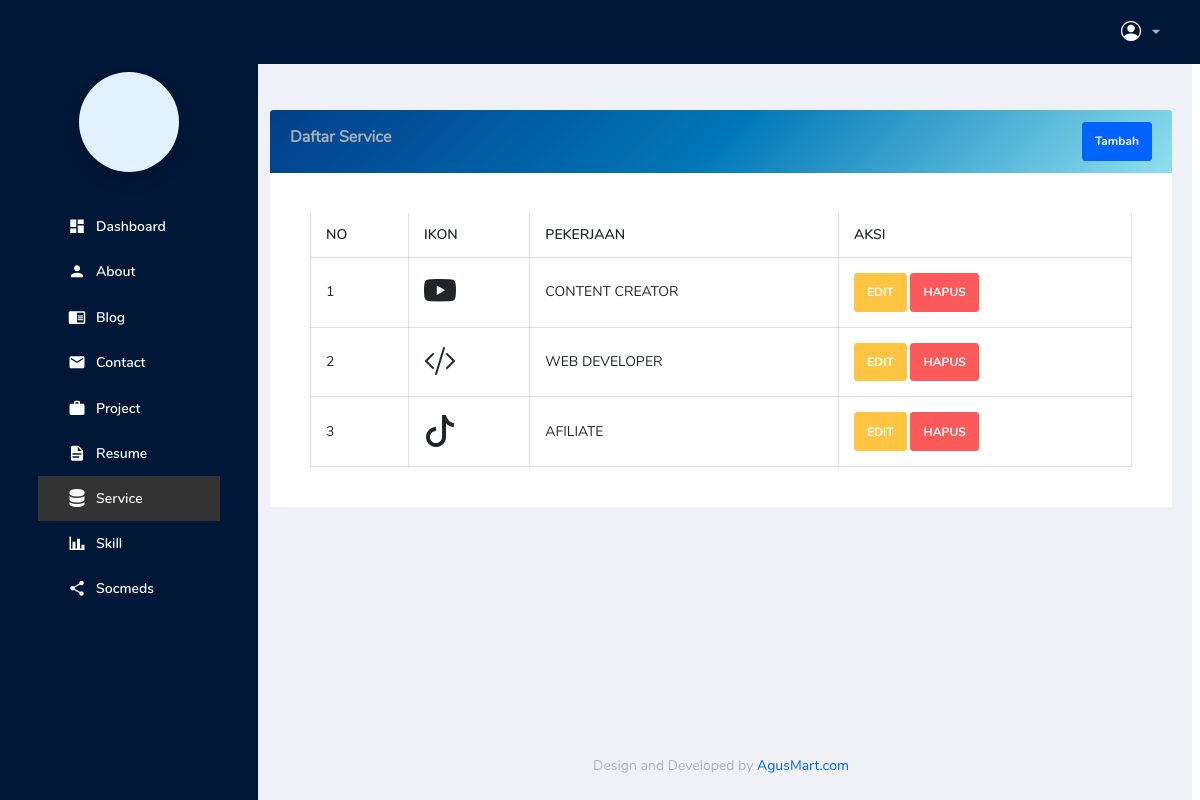
Screenshot of /backend/pages/service/index.php with the database file from the repository.
### tables this page shows
CREATE TABLE `services` (
  `id` bigint NOT NULL,
  `icon` text NOT NULL,
  `job` varchar(255) NOT NULL
);

### backend/pages/service/index.php (the view, shortened to what this page needs)
<?php
include '../../partials/header.php';
?>
<body>
  <div class="container-scroller">
    <?php include '../../partials/navbar.php'; ?>
    <div class="container-fluid page-body-wrapper">
      <?php include '../../partials/sidebar.php'; ?>
      <div class="main-panel">
        <div class="content-wrapper" style="padding-left: 20px; padding-right: 20px;">
          <?php
          $qServices = "SELECT * FROM services";
          $result = mysqli_query($connect, $qServices) or die(mysqli_error($connect));
          ?>
          <div class="row">
            <div class="col-12">
              <div class="card">
                <div class="card-header d-flex align-items-center justify-content-between" style="background: linear-gradient(135deg, #023e8a, #0077b6, #90e0ef); border: none;">
                  <h5>Daftar Service</h5>
                  <a href="./create.php" class="btn btn-primary">Tambah</a>
                </div>
                <div class="card-body">
                  <div class="table-responsive">
                    <table class="table table-bordered">
                      <thead>
                        <tr class="text-uppercase">
                          <th>No</th>
                          <th>Ikon</th>
                          <th>Pekerjaan</th>
                          <th>Aksi</th>
                        </tr>
                      </thead>
                      <tbody>
                        <?php
                        $no = 1;
                        if ($result && $result->num_rows > 0):
                          while ($item = $result->fetch_object()):
                        ?>
                          <tr>
                            <td><?= $no ?></td>
                            <td class="text-uppercase">
                              <i class="<?= htmlspecialchars($item->icon) ?>" style="font-size:2rem"></i>
                            </td>
                            <td class="text-uppercase"><?= htmlspecialchars($item->job) ?></td>
                            <td class="text-uppercase">
                              <a href="./edit.php?id=<?= $item->id ?>" class="btn btn-warning">Edit</a>
                              <a href="../../actions/service/destroy.php?id=<?= $item->id ?>" class="btn btn-danger" onclick="return confirm('apakah anda yakin?')">Hapus</a>
                            </td>
                          </tr>
                        <?php
                            $no++;
                          endwhile;
                        else:
                        ?>
                          <tr>
                            <td colspan="4" class="text-center">Data service belum tersedia.</td>
                          </tr>
                        <?php endif; ?>
                      </tbody>
                    </table>
                  </div>
                </div>
              </div>
            </div>
          </div>
        </div>
        <?php include '../../partials/footer.php'; ?>
      </div>
    </div>
  </div>
</body>

### backend/partials/header.php (style rules this page uses)
.page-body-wrapper { display: flex; }
.main-panel { margin-left: 250px; width: calc(100% - 250px); }

### rows the page displays
services: job "CONTENT CREATOR"
services: job "WEB DEVELOPER"
services: job "AFILIATE"
